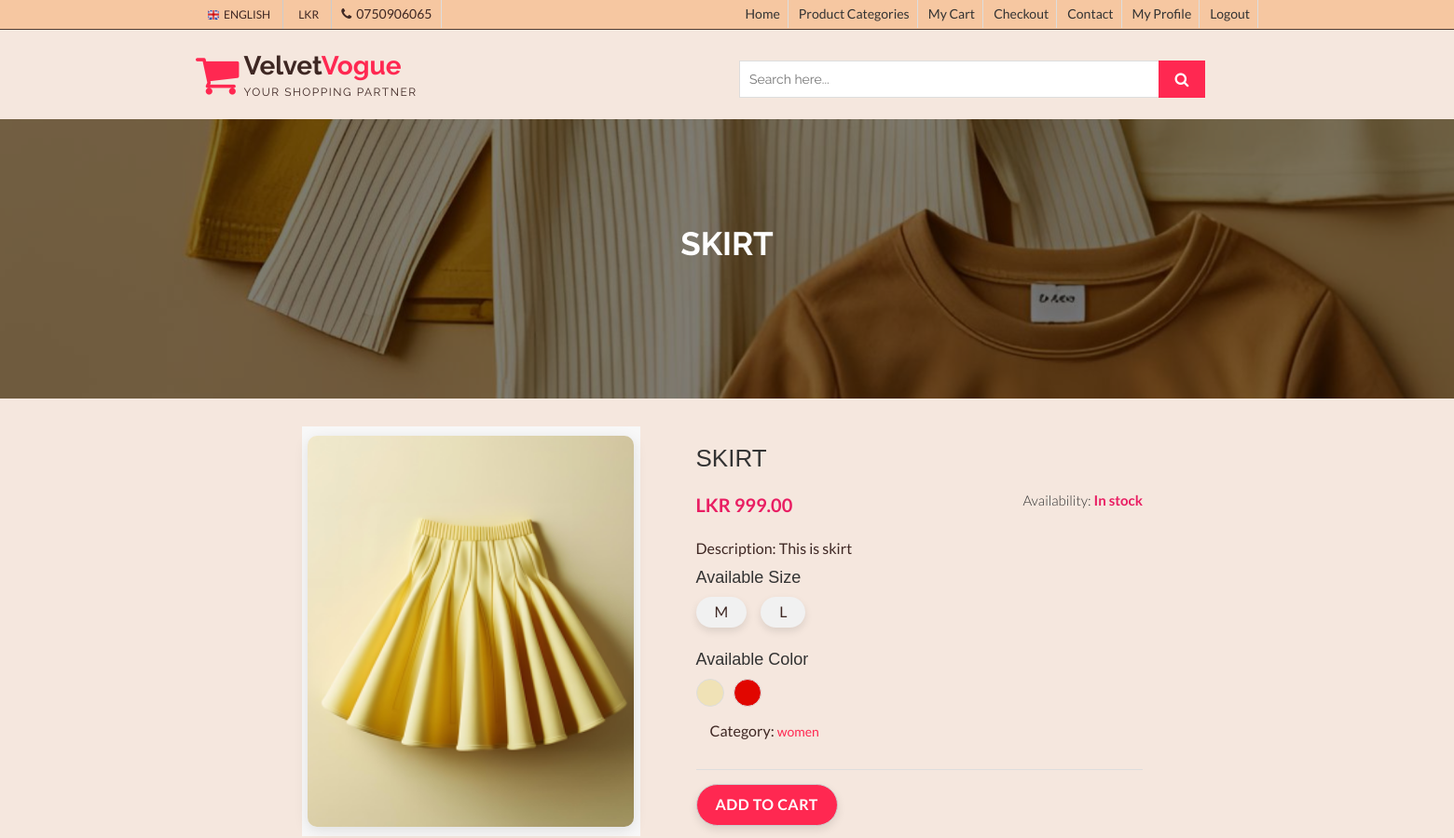
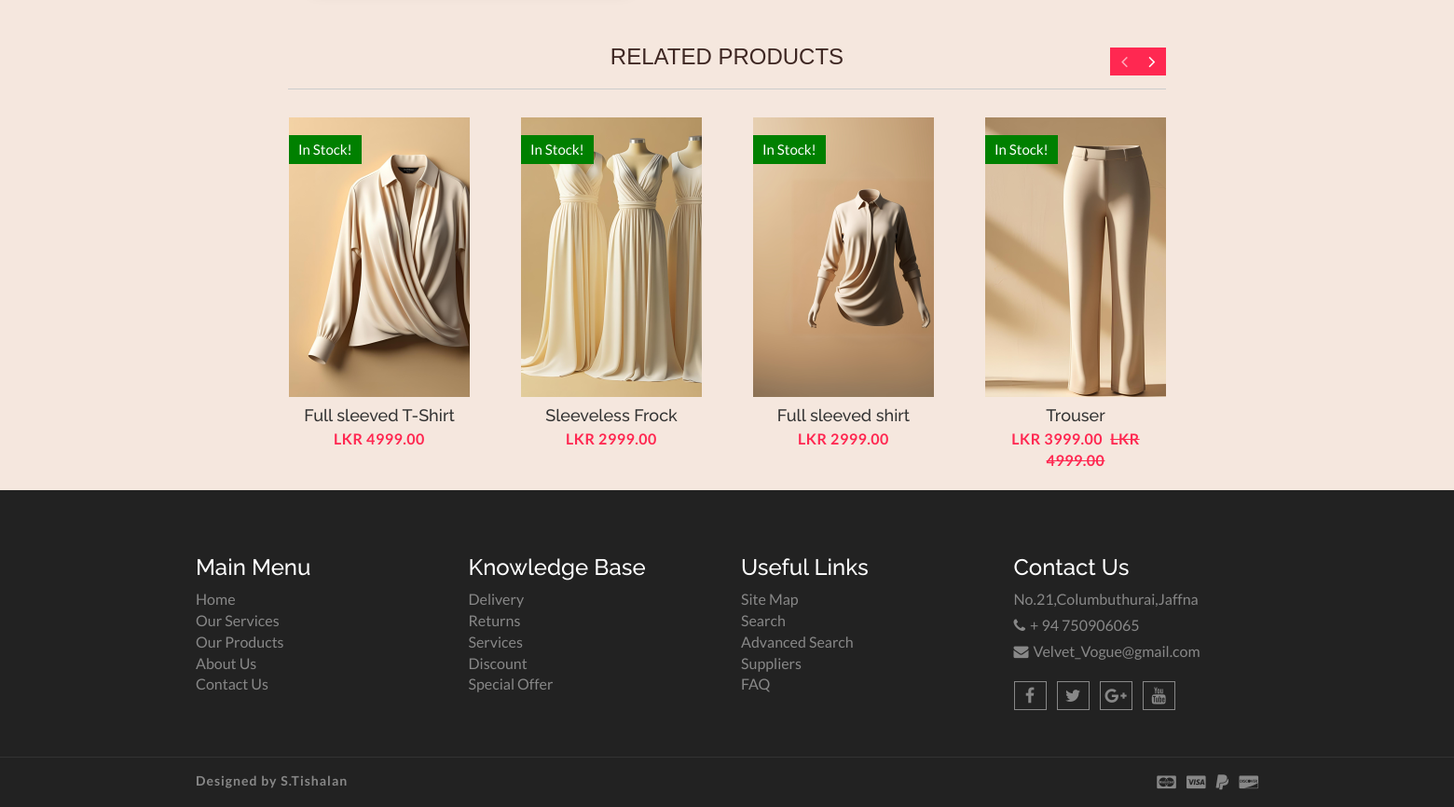
The page /product-detail.php?pid=13 (signed in) on the database its author committed (2 pictures, top to bottom).
### tables this page shows
CREATE TABLE IF NOT EXISTS `products_details` (
  `Product_ID` int NOT NULL AUTO_INCREMENT,
  `Product_name` varchar(255) NOT NULL,
  `Price` decimal(10,2) NOT NULL,
  `Discount_Price` decimal(10,2) DEFAULT NULL,
  `Image` longblob NOT NULL,
  `category` varchar(50) NOT NULL,
  `Description` text NOT NULL,
  `Availability` enum('in_stock','out_of_stock') NOT NULL,
  `Size` varchar(200) NOT NULL,
  `Colors` varchar(200) NOT NULL,
  PRIMARY KEY (`Product_ID`)
);

### product-detail.php (the view, shortened to what this page needs)
<!DOCTYPE html>
<html lang="en">
  <head>
    <link href="css/font-awesome.css" rel="stylesheet">
    <link href="css/bootstrap.css" rel="stylesheet">
    <link href="css/jquery.smartmenus.bootstrap.css" rel="stylesheet">
    <link rel="stylesheet" type="text/css" href="css/jquery.simpleLens.css">
    <link rel="stylesheet" type="text/css" href="css/slick.css">
    <link rel="stylesheet" type="text/css" href="css/nouislider.css">
    <link id="switcher" href="css/theme-color/default-theme.css" rel="stylesheet">
    <link href="css/sequence-theme.modern-slide-in.css" rel="stylesheet" media="all">
    <link href="css/style.css" rel="stylesheet">
    <link href="css/theme-color/pink-theme.css" rel="stylesheet">
  </head>
  <body>
  <header id="aa-header">
    <div class="aa-header-top">
      <div class="container">
        <div class="row">
          <div class="col-md-12">
            <div class="aa-header-top-area">
              <div class="aa-header-top-left">
                <div class="aa-language">
                  <div class="dropdown">
                    <a class="btn dropdown-toggle" href="#" type="button" id="dropdownMenu1" data-toggle="dropdown" aria-haspopup="true" aria-expanded="true">
                      <img src="img/flag/english.jpg" alt="english flag">ENGLISH
                    </a>
                  </div>
                </div>
                <div class="aa-currency">
                  <div class="dropdown">
                    <a class="btn dropdown-toggle" href="#" type="button" id="dropdownMenu1" data-toggle="dropdown" aria-haspopup="true" aria-expanded="true">
                      <i class="fa fa-LKR"></i>LKR
                    </a>
                  </div>
                </div>
                <div class="cellphone hidden-xs">
                  <p><span class="fa fa-phone"></span>0750906065</p>
                </div>
              </div>
              <div class="aa-header-top-right">
                <ul class="aa-head-top-nav-right">
                  <li class="hidden-xs"><a href="index.php">Home</a></li>
                  <li class="hidden-xs"><a href="product.php">Product Categories</a></li>
                  <li class="hidden-xs"><a href="cart.php">My Cart</a></li>
                  <li class="hidden-xs"><a href="checkout.php">Checkout</a></li>
                  <li class="hidden-xs"><a href="contact.php">Contact</a></li>
                  <li class="hidden-xs"><a href="profile.php">My Profile</a></li>
                  <li class="hidden-xs"><a href="login.html">Logout</a></li>
                  </ul>
                   </div>
            </div>
          </div>
        </div>
      </div>
    </div>
    <div class="aa-header-bottom">
      <div class="container">
        <div class="row">
          <div class="col-md-12">
            <div class="aa-header-bottom-area">
              <div class="aa-logo">
                <a href="index.html">
                  <span class="fa fa-shopping-cart"></span>
                  <p>Velvet<strong>Vogue</strong> <span>Your Shopping Partner</span></p>
                </a>
              </div>
              <div class="aa-search-box">
                <form action="">
                  <input type="text" name="" id="" placeholder="Search here... ">
                  <button type="submit"><span class="fa fa-search"></span></button>
                </form>
              </div>
            </div>
          </div>
        </div>
      </div>
    </div>
  </header>
  <?php
$con = mysqli_connect("localhost", "root", "", "Velvet_vogue");
$product_id = isset($_GET['pid']) ? $_GET['pid'] : 0;
$sql = "SELECT * FROM Products_details WHERE Product_ID = '$product_id'";
$result = $con->query($sql);
$product = $result->fetch_assoc();
?>
  <section id="aa-catg-head-banner">
   <img src="Images/Fashion.png" alt="fashion img" class="img-fashion">
   <div class="aa-catg-head-banner-area">
     <div class="container">
      <div class="aa-catg-head-banner-content">
        <h2><?php echo htmlentities($product['Product_name']); ?></h2>
      </div>
     </div>
   </div>
  </section>
  <section id="aa-product-details">
    <div class="container">
      <div class="row">
        <div class="col-md-12">
          <div class="aa-product-details-area">
            <div class="aa-product-details-content">
              <div class="row">
<div class="col-md-5 col-sm-5 col-xs-12">
                  <div class="aa-product-view-slider">
                    <div id="demo-1" class="simpleLens-gallery-container">
                      <div class="simpleLens-container">
                        <div class="simpleLens-lens-image"><img src="Admindb/uploads/<?php echo htmlentities($product['Image']); ?>" class="simpleLens-big-image"></a></div>
                      </div>
                    </div>
                  </div>
                </div>
                <div class="col-md-7 col-sm-7 col-xs-12">
    <div class="aa-product-view-content">
        <h3><?php echo htmlentities($product['Product_name']); ?></h3>
        <div class="aa-price-block">
            <span class="aa-product-view-price">LKR <?php echo htmlentities($product['Discount_Price'] > 0 ? $product['Discount_Price'] : $product['Price']); ?></span>
            <p class="aa-product-availability">Availability: <span><?php echo $product['Availability'] == 'in_stock' ? 'In stock' : 'Sold out'; ?></span></p>
        </div>
        <p>Description: <?php echo htmlentities($product['Description']); ?></p>
        <h4>Available Size</h4>
        <div class="size-checkbox-group">
            <?php
            $sizes = explode(",", $product['Size']);
            foreach ($sizes as $size) {
                echo "<input type='checkbox' id='size_$size' name='size' value='$size' style='display: none;'>
                      <label for='size_$size'>$size</label>";
            }
            ?>
        </div>
        <h4> Available Color</h4>
        <div class="aa-sidebar-widget">
            <div class="aa-color-tag">
                <?php
                $colors = explode(",", $product['Colors']);
                foreach ($colors as $color) {
                    echo "<input type='checkbox' id='color_$color' name='color' value='$color' style='display: none;'>
                          <label class='aa-color-$color' for='color_$color'></label>";
                }
                ?>
            </div>
        </div>
        <div class="aa-prod-quantity">
            <p class="aa-prod-category">
                Category: <a href="#"><?php echo htmlentities($product['category']); ?></a>
            </p>
        </div>
        <div class="aa-prod-view-bottom">
            <a class="aa-add-to-cart-btn" href="">Add To Cart</a>
        </div>
    </div>
</div>
<div class="aa-product-related-item">
  <h3>Related Products</h3>
  <ul class="aa-product-catg aa-related-item-slider">
    <?php
    $category = $product['category'];
    $related_sql = "SELECT * FROM Products_details WHERE category = '$category' AND Product_ID != '$product_id' LIMIT 6";
    $related_result = $con->query($related_sql);
    if ($related_result->num_rows > 0) {
      while ($related_product = $related_result->fetch_assoc()) {
        $related_product_id = htmlentities($related_product['Product_ID']);
        $related_product_name = htmlentities($related_product['Product_name']);
        $related_product_price = htmlentities($related_product['Price']);
        $related_product_discount_price = htmlentities($related_product['Discount_Price']);
        $related_product_image = "Admindb/uploads/" . htmlentities($related_product['Image']);
    ?>
    <li>
      <figure>
        <a class="aa-product-img" href="product-detail.php?pid=<?php echo $related_product_id; ?>"><img src="<?php echo $related_product_image; ?>" alt="<?php echo $related_product_name; ?>"></a>
        <figcaption>
          <h4 class="aa-product-title"><a href="product-detail.php?pid=<?php echo $related_product_id; ?>"><?php echo $related_product_name; ?></a></h4>
          <span class="aa-product-price">LKR <?php echo $related_product_discount_price > 0 ? $related_product_discount_price : $related_product_price; ?></span>
          <?php if ($related_product_discount_price > 0) { ?>
            <span class="aa-product-price"><del>LKR <?php echo $related_product_price; ?></del></span>
          <?php } ?>
        </figcaption>
      </figure>
      <?php if ($product['Availability'] == 'in_stock') { ?>
            <span class="aa-badge aa-sale" href="#">In Stock!</span>
        <?php } else { ?>
            <span class="aa-badge aa-sold-out" href="#">Sold Out!</span>
        <?php } ?>
    </li>
    <?php
      }
    } else {
      echo "<li>No related products found!</li>";
    }
    ?>
  </ul>
</div>
          </div>
        </div>
      </div>
    </div>
  </div>
</section>
  <footer id="aa-footer">
    <div class="aa-footer-top">
     <div class="container">
        <div class="row">
        <div class="col-md-12">
          <div class="aa-footer-top-area">
            <div class="row">
              <div class="col-md-3 col-sm-6">
                <div class="aa-footer-widget">
                  <h3>Main Menu</h3>
                  <ul class="aa-footer-nav">
                    <li><a href="#">Home</a></li>
                    <li><a href="#">Our Services</a></li>
                    <li><a href="#">Our Products</a></li>
                    <li><a href="#">About Us</a></li>
                    <li><a href="#">Contact Us</a></li>
                  </ul>
                </div>
              </div>
              <div class="col-md-3 col-sm-6">
                <div class="aa-footer-widget">
                  <div class="aa-footer-widget">
                    <h3>Knowledge Base</h3>
                    <ul class="aa-footer-nav">
                      <li><a href="#">Delivery</a></li>
                      <li><a href="#">Returns</a></li>
                      <li><a href="#">Services</a></li>
                      <li><a href="#">Discount</a></li>
                      <li><a href="#">Special Offer</a></li>
                    </ul>
                  </div>
                </div>
              </div>
              <div class="col-md-3 col-sm-6">
                <div class="aa-footer-widget">
                  <div class="aa-footer-widget">
                    <h3>Useful Links</h3>
                    <ul class="aa-footer-nav">
                      <li><a href="#">Site Map</a></li>
                      <li><a href="#">Search</a></li>
                      <li><a href="#">Advanced Search</a></li>
                      <li><a href="#">Suppliers</a></li>
                      <li><a href="#">FAQ</a></li>
                    </ul>
                  </div>
                </div>
              </div>
              <div class="col-md-3 col-sm-6">
                <div class="aa-footer-widget">
                  <div class="aa-footer-widget">
                    <h3>Contact Us</h3>
                    <address>
                      <p> No.21,Columbuthurai,Jaffna</p>
                      <p><span class="fa fa-phone"></span>+ 94 750906065</p>
                      <p><span class="fa fa-envelope"></span>Velvet_Vogue@gmail.com</p>
                    </address>
                    <div class="aa-footer-social">
                      <a href="#"><span class="fa fa-facebook"></span></a>
                      <a href="#"><span class="fa fa-twitter"></span></a>
                      <a href="#"><span class="fa fa-google-plus"></span></a>
                      <a href="#"><span class="fa fa-youtube"></span></a>
                    </div>
                  </div>
                </div>
              </div>
            </div>
          </div>
        </div>
      </div>
     </div>
    </div>
    <div class="aa-footer-bottom">
      <div class="container">
        <div class="row">
        <div class="col-md-12">
          <div class="aa-footer-bottom-area">
            <p>Designed by <a href="http://www.markups.io/">S.Tishalan</a></p>
            <div class="aa-footer-payment">
              <span class="fa fa-cc-mastercard"></span>
              <span class="fa fa-cc-visa"></span>
              <span class="fa fa-paypal"></span>
              <span class="fa fa-cc-discover"></span>
            </div>
          </div>
        </div>
      </div>
      </div>
    </div>
  </footer>
  </body>
</html>

### css/theme-color/default-theme.css (style rules this page uses)
h2 { color: #ff6666; }
#aa-header .aa-header-bottom .aa-header-bottom-area .aa-logo a > span { color: #ff6666; }
#aa-header .aa-header-bottom .aa-header-bottom-area .aa-logo a strong { color: #ff6666; }
#aa-header .aa-header-bottom .aa-header-bottom-area .aa-search-box button { background-color: #ff6666; }
.aa-product-catg li .aa-product-price { color: #ff6666; }
#aa-product-details .aa-product-details-area .aa-product-details-content .aa-product-view-content .aa-prod-quantity .aa-prod-category a { color: #ff6666; }

### css/theme-color/pink-theme.css (style rules this page uses)
h2 { color: #ff2851; }
#aa-header .aa-header-bottom .aa-header-bottom-area .aa-logo a > span { color: #ff2851; }
#aa-header .aa-header-bottom .aa-header-bottom-area .aa-logo a strong { color: #ff2851; }
#aa-header .aa-header-bottom .aa-header-bottom-area .aa-search-box button { background-color: #ff2851; }
.aa-product-catg li .aa-product-price { color: #ff2851; }
#aa-product-details .aa-product-details-area .aa-product-details-content .aa-product-view-content .aa-prod-quantity .aa-prod-category a { color: #ff2851; }

### product-detail.php (style rules this page uses)
.aa-sidebar-widget .aa-color-tag { display: flex; flex-wrap: wrap; gap: 10px; }
.aa-sidebar-widget .aa-color-tag label { display: inline-block; width: 30px; height: 30px; border-radius: 50%; border: 1px solid #ddd; cursor: pointer; }
.aa-sidebar-widget .aa-color-butter { background-color: #F0E2B6; }
.aa-sidebar-widget .aa-color-red { background-color: #E10600; }
.size-checkbox-group { display: flex; gap: 15px; align-items: center; margin-top: 10px; }
.size-checkbox-group label { padding: 5px 20px; background-color: #f1f1f1; border-radius: 30px; font-size: 16px; font-weight: 600; text-align: center; cursor: pointer; transition: all 0.3s ease; box-shadow: 0 4px 8px rgba(0, 0, 0, 0.1); }
.aa-product-view-content h3 { font-size: 26px; font-weight: 300; font-family: 'Arial', sans-serif; color: #333; margin-bottom: 20px; text-transform: uppercase; }
.aa-product-view-slider { margin-bottom: 30px; display: flex; justify-content: center; align-items: center; }
.simpleLens-gallery-container { max-width: 500px; }
.simpleLens-container { position: relative; }
.simpleLens-lens-image img { width: 100%; border-radius: 10px; box-shadow: 0 4px 15px rgba(0, 0, 0, 0.1); }
.aa-product-view-content { max-width: 600px; margin-left: 30px; }
.aa-price-block { display: flex; justify-content: space-between; align-items: center; margin-bottom: 20px; font-size: 20px; font-weight: 300; }
.aa-product-view-price { font-size: 20px; font-weight: 400; color: #ff2851; }
.aa-product-availability { font-size: 15px; color: #333; }
.aa-prod-quantity { margin-bottom: 20px; }
.aa-add-to-cart-btn { background-color: #ff2851; color: white; padding: 10px 20px; font-size: 16px; font-weight: 600; border-radius: 30px; text-decoration: none; transition: background-color 0.3s ease, transform 0.3s ease; }
.simpleLens-lens-image img { transition: transform 0.3s ease; }
.aa-prod-quantity { display: flex; justify-content: space-between; align-items: center; }
.size-checkbox-group { display: flex; gap: 15px; margin-bottom: 20px; }
.size-checkbox-group label { font-size: 16px; font-weight: 500; cursor: pointer; transition: color 0.3s ease; }
.aa-color-tag { display: flex; gap: 10px; }
.aa-color-tag label { display: block; width: 30px; height: 30px; border-radius: 50%; border: 2px solid #ccc; cursor: pointer; transition: transform 0.3s ease, border-color 0.3s ease; }
.aa-product-view-content h4 { font-size: 18px; font-family: 'Arial', sans-serif; font-weight: 400; margin-bottom: 10px; color: #333; }
.aa-price-block span { font-weight: 600; color: #E91E63; }
.aa-add-to-cart-btn { box-shadow: 0 4px 10px rgba(0, 0, 0, 0.1); }

### rows shown on the page
products_details: Product_name "SKIRT", Image (picture), Discount_Price "999.00", Description "This is skirt", Size "M", Size "L", category "women"
products_details: Image (picture), Product_name "Full sleeved T-Shirt", Price "4999.00"
products_details: Image (picture), Product_name "Sleeveless Frock", Price "2999.00"
products_details: Image (picture), Product_name "Full sleeved shirt", Price "2999.00"
products_details: Image (picture), Product_name "Trouser", Discount_Price "3999.00", Price "4999.00"
